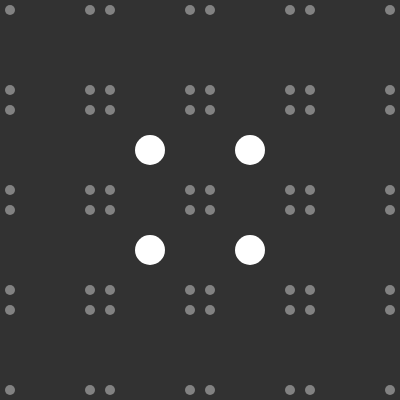
Frame 1 (no input)
Frame 2 (the mouse pressed at the canvas centre, redrawn once): identical to frame 1, image omitted

The p5.js sketch that drew this single still picture (run headless with seeded random() and noise() and a simulated clock; the mouse was pressed at the canvas centre and the sketch redrawn once):

// p5.js sketch
// ── sketch.js

/*
FUNCTIONS
Jeff Thompson | 2016/20 | jeffreythompson.org

Being clear and concise: these are some of the marks of
great code. As your projects grow they can get very messy, 
but one way we can offload code into "funtions."

Functions are self-contained bits of code that can be easily
re-used. They often allow for "arguments" or parameters that
are passed into them.

p5.js is actually full of functions: setup(), rect(), fill(), 
and console.log() are all functions you've used already! When
we give rect() a position and dimensions, we're passing
arguments to a reusable bit of code.

STRUCTURE:
The structure of a function looks like this:

    function name(argument1, argument2) {
        // some code
    }

Some functions, like noStroke(), have no arguments.

RETURNING VALUES:
So far, the functions we've used don't send anything back.
But if we want to perform some kind complex calculation or
want to get confirmation that a process completed successfully,
we can use a "return" statement to send something back to
where the function was called from.

	function add(a, b) {
		let result = a + b;
		return result;
	}

We can then call this function from inside our code to get
the resulting value:

	let sum = add(1, 2);
	console.log(sum);		<< the "sum" variable now equals 3!

CHALLENGES:
1. Can you make a function to compute the Pythagorean 
   theorem? What input arguments do you need, and what
   variable type should it return?

*/


function setup() {
	createCanvas(400, 400);
    noLoop();
}


function draw() {
	background(50);

	// here we call a simple function that draws
	// four circles around a center point
	fill(255);
	noStroke();
	drawFourCircles(width/2, height/2, 50, 30);

	// on its own, the example above isn't that useful
	// but what about putting this into a for-loop?
	// this function makes our loop waaay easier to read
	// and update later!
	fill(255, 100);
	for (let y=0; y<=height; y+=100) {
		for (let x=0; x<=width; x+=100) {
			drawFourCircles(x,y, 10, 10);
		}
	}

	// we can also create "utility" functions to compute
	// values that we might want to use – this one returns
	// the area of our sketch window
	let area = computeArea(width, height);
	console.log('The sketch window has an area of ' + area + ' pixels');

	// other built-in "utility" functions include:
	// radians()	converts degrees (0-36) to radians (0-TWO_PI)
	// dist()		distance between two points
}


// draws four circles around a point
// doesn't return anything since it doesn't compute a value
function drawFourCircles(x, y, spacing, dia) {
  push();
  translate(x, y);
  circle(-spacing, -spacing, dia);
  circle(spacing,  -spacing, dia);
  circle(-spacing, spacing,  dia);
  circle(spacing,  spacing,  dia);
  pop();  
}


// this function returns the area, given a width/height
function computeArea(w, h) {
	let area = w * h;		// calculate the area
	return area;			// send back the result
}
